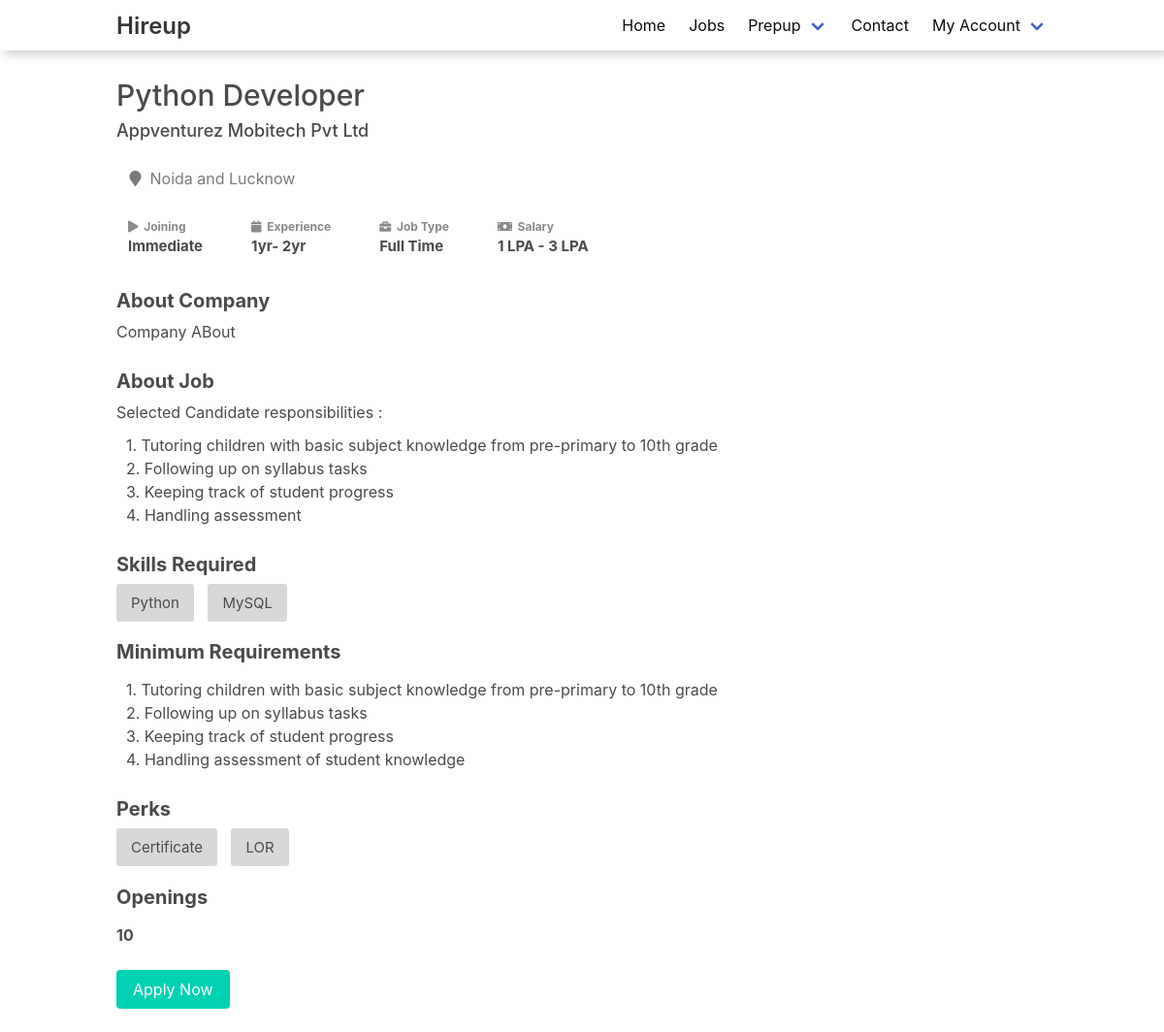
/hireup/1/ (signed in), run on the app's committed database.
### HireApp/models.py (models this page shows, shortened)
class Work(models.Model):
    TYPE = (('INTERNSHIP', 'INTERNSHIP'), ('JOB', 'JOB'))
    EMP = (('Part Time Job', 'Part Time Job'),
           ('Full Time Job', 'Full Time Job'))
    Type = models.CharField(max_length=20)
    emp_type = models.CharField(max_length=50)
    work_name = models.CharField(max_length=100)
    company = models.ForeignKey('CompanyProfile', on_delete=models.CASCADE)
    experience_or_time = models.CharField(max_length=10)
    location = models.CharField(max_length=100)
    salary_or_stipend = models.CharField(max_length=20)
    about = RichTextField()
    min_requirement = RichTextField()
    tech_stack = models.CharField(max_length=100)
    posted = models.DateTimeField(auto_now_add=True)
    number_of_vacancy = models.CharField(max_length=3)
    status = models.BooleanField(default=True)
    applicants = models.ManyToManyField(UserProfile)
    resume_selected = models.ManyToManyField(
        UserProfile, related_name='resume_selected')
    hired = models.ManyToManyField(UserProfile, related_name='hired')
    onboard = models.ManyToManyField(UserProfile, related_name='onboard')
    created_by = models.ForeignKey(
        RecruiterProfile, on_delete=models.DO_NOTHING)

class CompanyProfile(models.Model):
    company_name = models.CharField(max_length=255, null=True)
    company_type = models.CharField(max_length=30, null=True)
    company_specialization = models.CharField(max_length=30, null=True)
    phone = models.CharField(max_length=20, null=True)
    company_logo = models.ImageField(upload_to="company_logo", null=True)
    about_company = models.TextField(null=True)
    company_site = models.CharField(max_length=100, null=True)
    location = models.CharField(max_length=200, null=True, blank=True)

### HireApp/views.py (the view)
# urls.py: path('<id>/', jobInfo, name='jobInfo'),
def jobInfo(request, id):
    logger.info('Jobs by ID')
    job = Work.objects.filter(id=id).first()
    job.tech_stack = eval(job.tech_stack)
    user = UserProfile.objects.filter(username=request.user).first()
    if user in job.applicants.all():
        applied = True
    else:
        applied = False
    return render(request, 'hireup/jobInfo.html', {'job': job, 'Isapplied': applied})

### templates/hireup/jobInfo.html
{% extends "layout.html" %} {% load static %} {% block css %}
<link rel="stylesheet" href="{% static 'css/index.css' %}" />
<link rel="stylesheet" href="{% static 'css/job.css' %}" />
{% endblock %} {% block body %}
<div class="job__info__section container mt-5">
  <h1 class="job__heading">{{job.work_name}}</h1>
  <h2 class="job__company">{{job.company.company_name}}</h2>
  <br />
  <p class="has-text-grey"> &nbsp;&nbsp;&nbsp;<i class="fa fa-map-marker " aria-hidden="true"></i>
    &nbsp;{{job.location}}</p>
  <br />
  <div class="card__flex">
    <div class="break">
      <div>
        <p><i class="fa fa-play" aria-hidden="true"></i> &nbsp;Joining</p>
        <h3>Immediate</h3>
      </div>
      <div>
        <p><i class="fa fa-calendar" aria-hidden="true"></i> &nbsp;Experience</p>
        <h3>{{job.experience_or_time}}</h3>
      </div>
    </div>
    <div class="break">
      <div>
        <p><i class="fa fa-briefcase" aria-hidden="true"></i> &nbsp;Job Type</p>
        <h3>{{job.emp_type}}</h3>
      </div>
      <div>
        <p><i class="fa fa-money" aria-hidden="true"></i> &nbsp;Salary</p>
        <h3>{{job.salary_or_stipend}}</h3>
      </div>
    </div>
  </div>
  <h2 class="mt-5 is-size-5"><b>About Company</b></h2>
  <p class="text">
    {{job.company.about_company}}
  </p>
  <h2 class="mt-5 is-size-5"><b>About Job</b></h2>
  <p class="text">
    Selected Candidate responsibilities : <br />
  <ul>
    <li>1. Tutoring children with basic subject knowledge from pre-primary to 10th grade</li>
    <li>2. Following up on syllabus tasks</li>
    <li>3. Keeping track of student progress</li>
    <li>4. Handling assessment</li>
  </ul>
  </p>
  <h2 class="mt-5 mb-3 is-size-5"><b>Skills Required</b></h2>
  {% for tech in job.tech_stack%}
  <span class="skill">{{tech}}</span>
  {% endfor %}
  <h2 class="mt-5 mb-3 is-size-5"><b>Minimum Requirements</b></h2>
  <ul>
    <li>1. Tutoring children with basic subject knowledge from pre-primary to 10th grade</li>
    <li>2. Following up on syllabus tasks</li>
    <li>3. Keeping track of student progress</li>
    <li>4. Handling assessment of student knowledge</li>
  </ul>
  <h2 class="mt-5 mb-3 is-size-5"><b>Perks</b></h2>
  <span class="skill">Certificate</span>
  <span class="skill">LOR</span>
  <h2 class="mt-5 mb-3 is-size-5"><b>Openings</b></h2>
  <span class=""><b>{{job.number_of_vacancy}}</b></span>
  <br>
  {% if Isapplied %}
  <a href="{% url 'applyjob' id=job.id %}">
    <button class="button is-primary my-5">Withdraw Application</button>
  </a>
  {% else %}
  <a href="{% url 'applyjob' id=job.id %}">
    <button class="button is-primary my-5">Apply Now</button>
  </a>
  {% endif %}
</div>
{% endblock %} {% block script %} {% endblock %}

### static/css/index.css (style rules this page uses)
.card__flex { display: flex; justify-content: space-between; }
.card__flex div { margin: 5px 50px 5px 0px; }
.card__flex div p { font-size: 12px; font-weight: bold; color: rgb(138, 138, 138); }
.card__flex div h3 { font-size: 15px; font-weight: bold; }

### static/css/job.css (style rules this page uses)
.card__flex { display: flex; justify-content: flex-start; margin: 0 0 0 12px; }
.card__flex .break { display: flex; justify-content: space-between; margin: 0 0px 0 0; }
.job__heading { font-size: 30px; font-weight: 500; }
.job__company { font-size: 18px; font-weight: 500; }
.text { font-size: 16px; margin-top: 5px; }
ul { margin-top: 10px; }
li, ol { list-style-type: none; margin: 0 10px; }
.skill { font-size: 15px; margin: 0 10px 0 0; padding: 10px 15px; background: rgb(216, 216, 216); border-radius: 3px; }

### data on the page
Work: work_name "Python Developer", company.company_name "Appventurez Mobitech Pvt Ltd", location "Noida and Lucknow", experience_or_time "1yr- 2yr", emp_type "Full Time", salary_or_stipend "1 LPA - 3 LPA", company.about_company "Company ABout", number_of_vacancy "10"

### other printed values
{{ tech }} "Python" "MySQL"
